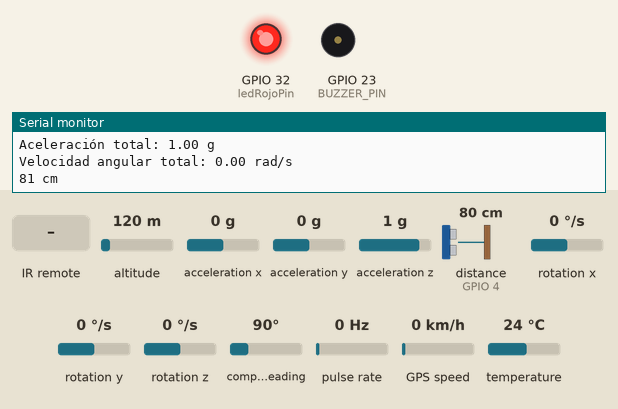
Recording of a sketch running on a simulated ESP32. Parts: output pins drawn as LEDs (lit = HIGH), buzzer (waves = sounding), the last lines printed to the serial monitor. Wiring (inferred from the names in the program): pulse sensor: data GPIO 12. The test bench sets the inputs (shaded band); at power-on: rotation x 0 °/s, altitude 120 m, acceleration x 0 g, acceleration y 0 g, acceleration z 1 g, distance to the obstacle (sensor on GPIO 4) 80 cm, rotation y 0 °/s, rotation z 0 °/s, compass heading 90°, pulse rate 0 Hz, GPS speed 0 km/h, temperature 24 °C. The echo pulse lasts 58.3 µs per cm; WiFi joins after 1.5 s; servers stay silent unless stated; the GPS gets a fix after 3 s at 37.7749, -122.4194 with 8 satellites; no MQTT or app messages arrive unless stated.

Above: at 5.4 s.
5.5 s: rotation x set to -82 °/s
7.0 s: rotation x set to -89 °/s
At 7.9 s:
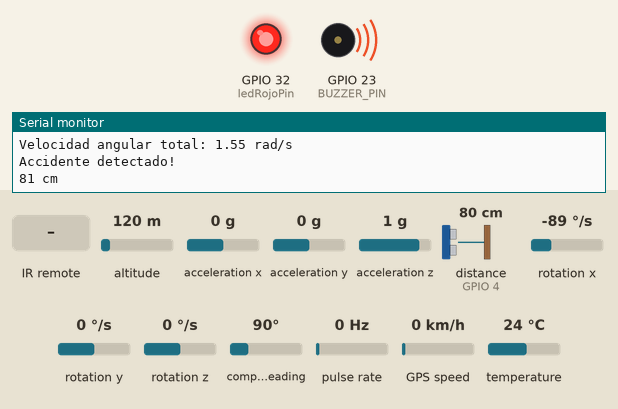
10.0 s: infrared code 0xE31CFF00 received
At 12.96 s:
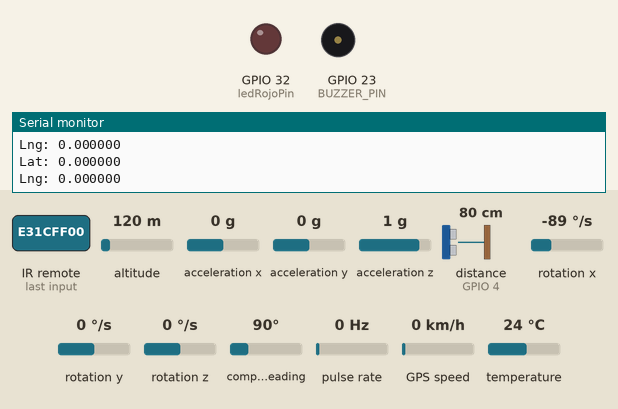
13.0 s: infrared code 0xE916FF00 received
At 13.6 s:
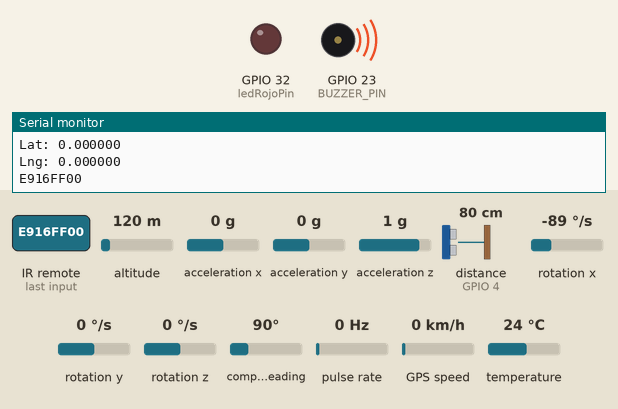
Timing chart, 0 to 17.1 s (numbered marks = the images above; inputs shaded):
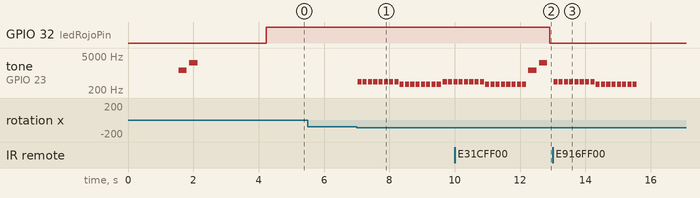

The sketch:

final_patinete.ino
```cpp
#include <Wire.h>
#include <Adafruit_MPU6050.h>
#include <Adafruit_Sensor.h>
#include <math.h>
#include <TaskScheduler.h>
#include <NewPing.h>
#include <TinyGPS++.h>
#include <HardwareSerial.h>
#include <IRremote.hpp>
#include "pitches.h"

#include <WiFi.h>
#include <PubSubClient.h>


// Configuración de red WiFi
const char* ssid = "patinete";         // Cambia por tu SSID de WiFi
const char* password = "patinet3030";  // Cambia por tu clave de WiFi

// Configuración de MQTT
const String idPatinete = "1";
const char* mqtt_server = "homasromrod.duckdns.org";  // Cambia por la dirección de tu servidor MQTT
const int mqtt_port = 55000;                          // Puerto MQTT (por defecto es 1883)
const char* mqtt_user = "ubicua";
const char* mqtt_password = "ubicua";

String topic = "";
String localizacion = "";
String payload = "";
bool estado = true;  //False Bloqueado True Encendido
bool accidente = false;


// Objeto de cliente WiFi
WiFiClient espClient;
PubSubClient client(espClient);

//Define para el giroscopio
Adafruit_MPU6050 mpu;
float umbralAceleracion = -10;  // Umbral de desaceleración en m/s²
float umbralRotacion = 1.5;
bool estadoAc = 0;
// Define para el sensor de ultrasonido
#define TRIGGER_PIN1 2                                  // Pin de salida del ultrasonido (conectar al pin TRIG del sensor)
#define ECHO_PIN1 4                                     // Pin de entrada del ultrasonido (conectar al pin ECHO del sensor)
#define MAX_DISTANCE 500                                // Distancia máxima de medición en centímetros Ultrasonido
NewPing sonar1(TRIGGER_PIN1, ECHO_PIN1, MAX_DISTANCE);  // Crear un objeto NewPing Ultrasonido
int distanciaObjeto = 0;

// Define para el sensor de GPS
#define RXD2 16
#define TXD2 17

#define BUZZER_PIN 23

HardwareSerial GPSSerial(1);
TinyGPSPlus gps;

// Define para el sensor de velocidad
int encoder_pin = 12;
unsigned int rpm;
volatile byte pulses;
unsigned long timeold;
unsigned int pulsesperturn = 20;
const int wheel_diameter = 30;
float velocity = 0;

//Define para el sensor de infrarrojos
int IR = 34;

//Define para el zumbador
int melody[] = {
  NOTE_E6, NOTE_E7
};

int durations[] = {
  4, 4  // Duraciones en términos de la fracción de un segundo (1/4 significa una corchea)
};

int melody2[] = {
  NOTE_A4, NOTE_A4, NOTE_A4, NOTE_A4, NOTE_A4, NOTE_A4, NOTE_A4, NOTE_A4,  // Primer tono
  NOTE_F4, NOTE_F4, NOTE_F4, NOTE_F4, NOTE_F4, NOTE_F4, NOTE_F4, NOTE_F4   // Segundo tono
};

int durations2[] = {
  8, 8, 8, 8, 8, 8, 8, 8,  // Duración del primer tono
  8, 8, 8, 8, 8, 8, 8, 8   // Duración del segundo tono
};

int melody3[] = {
  NOTE_E4, NOTE_G4, NOTE_A4, NOTE_B4, NOTE_C5, NOTE_D5, NOTE_E5, NOTE_G5,
  NOTE_E4, NOTE_G4, NOTE_A4, NOTE_B4, NOTE_C5, NOTE_D5, NOTE_E5, NOTE_G5
};

int durations3[] = {
  4, 4, 4, 4, 4, 4, 4, 4,
  4, 4, 4, 4, 4, 4, 4, 4
};
int melody4[] = {
  NOTE_G4, NOTE_A4, NOTE_B4, NOTE_G4, // Parte 1
  NOTE_B4, NOTE_A4, NOTE_G4, NOTE_B4,
  NOTE_D5, NOTE_C5, NOTE_B4, NOTE_A4, // Parte 2
  NOTE_G4, NOTE_A4, NOTE_B4, NOTE_C5
};

int durations4[] = {
  4, 4, 4, 4, // Parte 1, notas con duración de 4
  8, 8, 4, 4, // Parte 1, variación en la duración
  4, 4, 4, 4, // Parte 2
  8, 8, 4, 4  // Parte 2, variación en la duración
};


const int buttonPin = 13;
const int ledRojoPin = 32;
bool buttonState = LOW;

void readUltrasonido();
void readGPS();
void readVelocimetro();
void counter() {
  pulses++;
}
void readInfrarrojos();
void zumbar();
//Creamos el scheduler
Scheduler scheduler;
//Creamos los threads

Task task_sensores(200, TASK_FOREVER, &sensores, &scheduler, true);
//Task task_button(100, TASK_FOREVER, &readButton, &scheduler, true);
Task task_infrarojos(100, TASK_FOREVER, &readInfrarrojos, &scheduler, true);
Task task_sirena(10, TASK_FOREVER, &zumbar2, &scheduler, false);  // Tarea para la sirena, inicialmente detenida


void initWiFi() {
  WiFi.begin(ssid, password);
  while (WiFi.status() != WL_CONNECTED) {
    delay(500);
  }
  Serial.println("Connected to WiFi");
  Serial.println(WiFi.localIP());
}

void reconnect() {
  while (!client.connected()) {
    Serial.println("Conectando al servidor MQTT...");
    if (client.connect("ESP32Client", mqtt_user, mqtt_password)) {
      Serial.println("Conexión MQTT exitosa");
      client.subscribe("sensores/respuesta");  // Suscribe a un tema si es necesario
    } else {
      Serial.println("Error en la conexión MQTT. Reintentando en 5 segundos...");
      delay(5000);
    }
  }
}

void initMQTTServer() {
  client.setServer(mqtt_server, mqtt_port);
  reconnect();
}

void sensores() {
  readGPS();
  readVelocimetro();
  readMPU();
  readUltrasonido();
}

void readUltrasonido() {
  if (estado != false) {

    unsigned int distanciaObjeto = sonar1.ping_cm();
    Serial.print(distanciaObjeto);
    Serial.println(" cm");
    if (distanciaObjeto < 15) {
      zumbar();
    }


    // Convertir el entero a String para poder publicarlo
    char buffer[10];  // Asumiendo que la distancia nunca superará 9999 cm
    snprintf(buffer, sizeof(buffer), "%u", distanciaObjeto);
  }
}

void readButton() {
  // read the state of the pushbutton value:
  buttonState = digitalRead(buttonPin);

  // check if the pushbutton is pressed. If it is, the buttonState is HIGH:
  if (buttonState == HIGH) {
    estado = true;
    // turn LED on:
    digitalWrite(ledRojoPin, HIGH);
  } else {

    // turn LED off:
    estado = false;
    accidente = false;
    digitalWrite(ledRojoPin, LOW);
  }
}

void readGPS() {
  gps.encode(GPSSerial.read());
  Serial.print("Lat: ");
  Serial.println(gps.location.lat(), 6);
  Serial.print("Lng: ");
  Serial.println(gps.location.lng(), 6);
  String lat = String(gps.location.lat(), 6);
  String lng = String(gps.location.lng(), 6);
  localizacion = " lat:" + lat + " lng:" + lng;

  if (estado == 0) {
    topic = "Patinete" + idPatinete + "/Localizacion";
    client.publish(topic.c_str(), localizacion.c_str());
  }
}

void readVelocimetro() {
  if (millis() - timeold >= 200) {
    detachInterrupt(digitalPinToInterrupt(encoder_pin));
    rpm = (pulses * 60) / (pulsesperturn * ((millis() - timeold) / 1000.0));
    velocity = rpm * 3.1416 * wheel_diameter * 60 / 100000;
    //Serial.print("Velocity: ");
    //Serial.println(velocity);
    String v = String(velocity, 6);
    if (estado == 1) {
      payload = localizacion + " vel:" + v;
      topic = "Patinete" + idPatinete + "/Viaje/Instante";
    }
    timeold = millis();
    pulses = 0;
    attachInterrupt(digitalPinToInterrupt(encoder_pin), counter, RISING);
  }
}

void readInfrarrojos() {

  if (IrReceiver.decode()) {
    Serial.println(IrReceiver.decodedIRData.decodedRawData, HEX);
    // Verifica si el valor recibido es igual al valor hexadecimal deseado
    if (IrReceiver.decodedIRData.decodedRawData == 0xE31CFF00 || IrReceiver.decodedIRData.decodedRawData == 0xDC230707) {  //Boton ok del mando
      // Cambia el valor de 'estado' de true a false o de false a true
      estado = !estado;
      // Puedes imprimir el nuevo estado para verificar
      Serial.print("Estado cambiado a: ");
      Serial.println(estado ? "true" : "false");
      client.publish("sensores/estado", estado ? "true" : "false");
      zumbar();  // Función que activa un zumbador o similar
    }
    if (IrReceiver.decodedIRData.decodedRawData == 0xE916FF00 || IrReceiver.decodedIRData.decodedRawData == 0xFD020707) {  //Boton ok del mando
      //suena un timbre
      zumbar2();  // Función que activa un zumbador o similar
    }
    if (IrReceiver.decodedIRData.decodedRawData == 0xF20DFF00 || IrReceiver.decodedIRData.decodedRawData == 0xFE010707){  //Boton ok del mando
      //suena un timbre
      estadoAc = (estadoAc == 0) ? 1 : 0;

      // Cambiar los valores de umbralAceleracion y umbralRotacion
      if (estadoAc == 0) {
        umbralAceleracion = -10.0;  // Valor original de desaceleración
        umbralRotacion = 1.5;
        zumbar3();
              // Valor original de rotación
      } else {
        umbralAceleracion = -20.0;   // Nuevo valor de desaceleración
        umbralRotacion = 6.0;
        zumbar4();     // Nuevo valor de rotación
      }  // Función que activa un zumbador o similar
    }

    IrReceiver.resume();  // Prepara para recibir el próximo dato
  }
  if (estado == true) {


    // turn LED on:
    digitalWrite(ledRojoPin, HIGH);
  } else {
    accidente = false;
    digitalWrite(ledRojoPin, LOW);
  }
  if (accidente && estado) {
    if (!task_sirena.isEnabled()) {
      task_sirena.enable();
    }
  } else {
    if (task_sirena.isEnabled()) {
      task_sirena.disable();
    }
  }
}

void readMPU() {
  if (estado == 1) {


    /* Calcular los ángulos de Euler */
    sensors_event_t accel, gyro, temp;
    mpu.getEvent(&accel, &gyro, &temp);

    /* Calcular los ángulos de Euler */
    float roll = atan2(accel.acceleration.y, accel.acceleration.z) * 180 / M_PI;
    float pitch = atan(-accel.acceleration.x / sqrt(accel.acceleration.y * accel.acceleration.y + accel.acceleration.z * accel.acceleration.z)) * 180 / M_PI;
    float yaw = atan2(accel.acceleration.z, accel.acceleration.x) * 180 / M_PI;  // Esto es una aproximación

    /* Imprimir los valores */
    Serial.print("Aceleración: ");
    Serial.print(accel.acceleration.x);
    Serial.print(", ");
    Serial.print(accel.acceleration.y);
    Serial.print(", ");
    Serial.print(accel.acceleration.z);
    Serial.println(" m/s^2");

    Serial.print("Giroscopio: ");
    Serial.print(gyro.gyro.x);
    Serial.print(", ");
    Serial.print(gyro.gyro.y);
    Serial.print(", ");
    Serial.print(gyro.gyro.z);
    Serial.println(" rad/s");

    Serial.print("Ángulos de Euler: ");
    Serial.print("Roll: ");
    Serial.print(roll);
    Serial.print("°, Pitch: ");
    Serial.print(pitch);
    Serial.print("°, Yaw: ");
    Serial.print(yaw);
    Serial.println("°");

    float aceleracion = sqrt(accel.acceleration.x * accel.acceleration.x + accel.acceleration.y * accel.acceleration.y + accel.acceleration.z * accel.acceleration.z) / 9.81;  // Aceleración en g
    float velocidadAngular = sqrt(gyro.gyro.x * gyro.gyro.x + gyro.gyro.y * gyro.gyro.y + gyro.gyro.z * gyro.gyro.z);                                                          // Velocidad angular en rad/s

    Serial.print("Aceleración total: ");
    Serial.print(aceleracion);
    Serial.println(" g");

    Serial.print("Velocidad angular total: ");
    Serial.print(velocidadAngular);
    Serial.println(" rad/s");

    if (aceleracion < umbralAceleracion || velocidadAngular > umbralRotacion) {

      accidente = true;

      Serial.println("Accidente detectado!");

      payload = localizacion + " Accidente:" + String(accidente);
      topic = "Patinete" + idPatinete + "/Viaje/Accidente";

      // Aquí puedes agregar lógica adicional, como enviar una alerta o detener el patinete.
    }

    // Crear el payload como una cadena
    // Publicar los ángulos de Euler
    if (estado == 1) {
      client.publish(topic.c_str(), payload.c_str());
    }
  }
}


void zumbar() {
  int size = sizeof(durations) / sizeof(int);
  for (int note = 0; note < size; note++) {
    int duration = 1000 / durations[note];
    tone(BUZZER_PIN, melody[note], duration);
    int pauseBetweenNotes = duration * 1.30;
    delay(pauseBetweenNotes);
    noTone(BUZZER_PIN);
  }
}
void zumbar2() {
  int size = sizeof(durations2) / sizeof(int);
  for (int note = 0; note < size; note++) {
    int duration = 1000 / durations2[note];
    tone(BUZZER_PIN, melody2[note], duration);
    int pauseBetweenNotes = duration * 1.30;
    delay(pauseBetweenNotes);
    noTone(BUZZER_PIN);
  }
}
void zumbar3() {
  int size = sizeof(durations3) / sizeof(int);
  for (int note = 0; note < size; note++) {
    int duration = 1000 / durations3[note];
    tone(BUZZER_PIN, melody3[note], duration);
    int pauseBetweenNotes = duration * 1.30;
    delay(pauseBetweenNotes);
    noTone(BUZZER_PIN);
  }
}
void zumbar4() {
  int size = sizeof(durations4) / sizeof(int);
  for (int note = 0; note < size; note++) {
    int duration = 1000 / durations4[note];
    tone(BUZZER_PIN, melody4[note], duration);
    int pauseBetweenNotes = duration * 1.30;
    delay(pauseBetweenNotes);
    noTone(BUZZER_PIN);
  }
}
void loop() {
  scheduler.execute();
}

void setup() {

  Serial.begin(115200);
  while (!Serial)
    delay(10);  // Esperar a que se inicie el monitor serie

  // Setup del wifi
  initWiFi();
  initMQTTServer();


  // Asegúrate de que el cliente MQTT está conectado
  while (!client.connected()) {
    Serial.println("No conectado al broker MQTT");
  }
  zumbar();

  Serial.println("Inicializando el MPU6050...");

  if (!mpu.begin()) {
    Serial.println("No se pudo encontrar un MPU6050. Verifique las conexiones y reinicie.");
    while (1) {
      delay(10);
    }
  }

  Serial.println("MPU6050 encontrado!");

  // Configurar el rango de aceleración y giroscopio
  mpu.setAccelerometerRange(MPU6050_RANGE_2_G);
  mpu.setGyroRange(MPU6050_RANGE_250_DEG);
  mpu.setFilterBandwidth(MPU6050_BAND_21_HZ);

  //Setup Infrarrojos
  IrReceiver.begin(IR, DISABLE_LED_FEEDBACK);


  // Setup para el sensor GPS
  GPSSerial.begin(9600, SERIAL_8N1, RXD2, TXD2);

  // Pinmode Boton auxiliar
  pinMode(buttonPin, INPUT);
  pinMode(ledRojoPin, OUTPUT);


  //Setup para el sensor de velocidad
  pinMode(encoder_pin, INPUT);
  pulses = 0;
  rpm = 0;
  timeold = millis();
  attachInterrupt(digitalPinToInterrupt(encoder_pin), counter, FALLING);

  Serial.println("EMPEZAMOS");
  delay(2000);
  // Iniciar el planificador
  scheduler.startNow();
}


//Thread para ver los datos del GPS


//Thread para ver los datos del velocímetro


//Thread para ver los datos del infrarojos
```

Measured:
- the behaviour switches between -85 and -86 °/s on rotation x (found by bisection; images 0 and 1)
- after the input at 7.0 s, tone on GPIO 23 (BUZZER_PIN): plays 440 Hz for 0.12 s, 440 Hz for 0.12 s, 440 Hz for 0.12 s, 440 Hz for 0.12 s, 440 Hz for 0.12 s, 440 Hz for 0.12 s … (19 notes in this stretch), starting at once
- after the input at 10.0 s, GPIO 32 (ledRojoPin): HIGH → LOW after 2.9 s
- after the input at 13.0 s, tone on GPIO 23 (BUZZER_PIN): plays 440 Hz for 0.12 s, 440 Hz for 0.12 s, 440 Hz for 0.12 s, 440 Hz for 0.12 s, 440 Hz for 0.12 s, 440 Hz for 0.12 s … (16 notes in this stretch), starting at once
